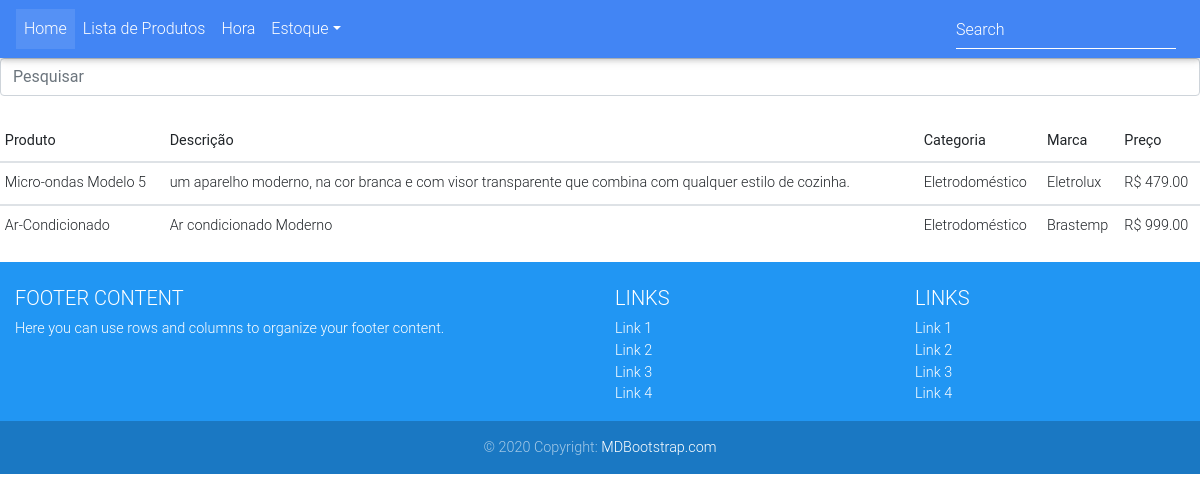
/estoque/listagem/, run on the app's committed database.
### estoque/models.py (models this page shows, shortened)
class Produto(models.Model):
    nomeProduto = models.CharField(verbose_name="Nome do Produto", max_length=20)
    descProduto = models.TextField(verbose_name="Descrição do Produto")
    precoProduto = models.DecimalField(verbose_name="Preço Unitario", max_digits=8, decimal_places=2)
    categoriaProduto = models.ForeignKey(Categoria, verbose_name="Categoria", on_delete=models.CASCADE)
    marcaProduto = models.ForeignKey(Marca, verbose_name="Marca", on_delete=models.PROTECT)

class Categoria(models.Model):
    nomeCategoria = models.CharField(
        verbose_name="Nome da Categoria", max_length=15)
    produtoCategoria = None
    def __str__(self):
        return self.nomeCategoria

class Marca(models.Model):
    nomeMarca = models.CharField(verbose_name="Nome da Marca", max_length=15)
    def __str__(self):
        return self.nomeMarca

### estoque/views.py (the view)
# urls.py: path('listagem/', views.listagem, name='listagem'),
def listagem(request):
    produtos = Produto.objects.all()
    return render(request,'estoque/estoque.html',{'produtos':produtos})

### estoque/templates/estoque/estoque.html (shortened to what this page needs)
{% extends 'estoque/base.html' %}
{% block conteudo %}
    <div class="table-responsive table-hover text-nowrap">
        <input class="form-control mb-4" id="tableSearch" type="text" placeholder="Pesquisar">
      <table id="dt-vertical-scroll" class="table table-sm" cellspacing="0" width="100%">
          <thead>
            <tr>
              <th scope="col">Produto</th>
              <th scope="col">Descrição</th>
              <th scope="col">Categoria</th>
              <th scope="col">Marca</th>
              <th scope="col">Preço</th>
            </tr>
          </thead>
        {% for Produto in produtos %}
          <tbody id="myTable">
            <tr scope="row">
              <td>{{Produto.nomeProduto}}</td>
              <td>{{Produto.descProduto}}</td>
              <td>{{Produto.categoriaProduto}}</td>
              <td>{{Produto.marcaProduto}}</td>
              <td>R$ {{Produto.precoProduto}}</td>
            </tr>
          </tbody>
        {% endfor %}
        </table>
    </div>
{% endblock %}

### estoque/templates/estoque/base.html (shortened to what this page needs)
<!DOCTYPE html>
{% load static %}
<html>
<head>
  <link rel="stylesheet" href="https://use.fontawesome.com/releases/v5.8.2/css/all.css">
  <link href="{% static 'css/bootstrap.min.css' %}" rel="stylesheet">
  <link href="{% static 'css/mdb.min.css'%}" rel="stylesheet">
  <link href="{% static 'css/style.css' %}" rel="stylesheet">
</head>
<body>
<nav class="navbar navbar-expand-lg navbar-dark primary-color">
  <div class="collapse navbar-collapse" id="basicExampleNav">
    <ul class="navbar-nav mr-auto">
      <li class="nav-item active">
        <a class="nav-link" href="{% url 'estoque:index' %}">Home<span class="sr-only">(current)</span></a>
      </li>
      <li class="nav-item">
        <a class="nav-link" href="{% url 'estoque:listagem' %}">Lista de Produtos</a>
      </li>
        <li class="nav-item">
        <a class="nav-link" href="{% url 'estoque:hora' %}">Hora</a>
        </li>
      <li class="nav-item dropdown">
        <a class="nav-link dropdown-toggle" id="navbarDropdownMenuLink" data-toggle="dropdown"
          aria-haspopup="true" aria-expanded="false">Estoque</a>
      </li>
    </ul>
    <form class="form-inline">
      <div class="md-form my-0">
        <input class="form-control mr-sm-2" type="text" placeholder="Search" aria-label="Search">
      </div>
    </form>
  </div>
</nav>
        {% block conteudo %}
        {% endblock %}
<footer class="page-footer font-small blue pt-4">
  <div class="container-fluid text-center text-md-left">
    <div class="row">
      <div class="col-md-6 mt-md-0 mt-3">
        <h5 class="text-uppercase">Footer Content</h5>
        <p>Here you can use rows and columns to organize your footer content.</p>
      </div>
      <div class="col-md-3 mb-md-0 mb-3">
        <h5 class="text-uppercase">Links</h5>
        <ul class="list-unstyled">
          <li>
            <a href="#!">Link 1</a>
          </li>
          <li>
            <a href="#!">Link 2</a>
          </li>
          <li>
            <a href="#!">Link 3</a>
          </li>
          <li>
            <a href="#!">Link 4</a>
          </li>
        </ul>
      </div>
      <div class="col-md-3 mb-md-0 mb-3">
        <h5 class="text-uppercase">Links</h5>
        <ul class="list-unstyled">
          <li>
            <a href="#!">Link 1</a>
          </li>
          <li>
            <a href="#!">Link 2</a>
          </li>
          <li>
            <a href="#!">Link 3</a>
          </li>
          <li>
            <a href="#!">Link 4</a>
          </li>
        </ul>
      </div>
    </div>
  </div>
  <div class="footer-copyright text-center py-3">© 2020 Copyright:
    <a href="https://mdbootstrap.com/"> MDBootstrap.com</a>
  </div>
</footer>
</body>
</html>

### data on the page
Produto: nomeProduto "Micro-ondas Modelo 5", descProduto "um aparelho moderno, na cor branca e com visor transparente que combina com qualquer estilo de cozinha.", categoriaProduto "Eletrodoméstico", marcaProduto "Eletrolux", precoProduto "479.00"
Produto: nomeProduto "Ar-Condicionado", descProduto "Ar condicionado Moderno", categoriaProduto "Eletrodoméstico", marcaProduto "Brastemp", precoProduto "999.00"
